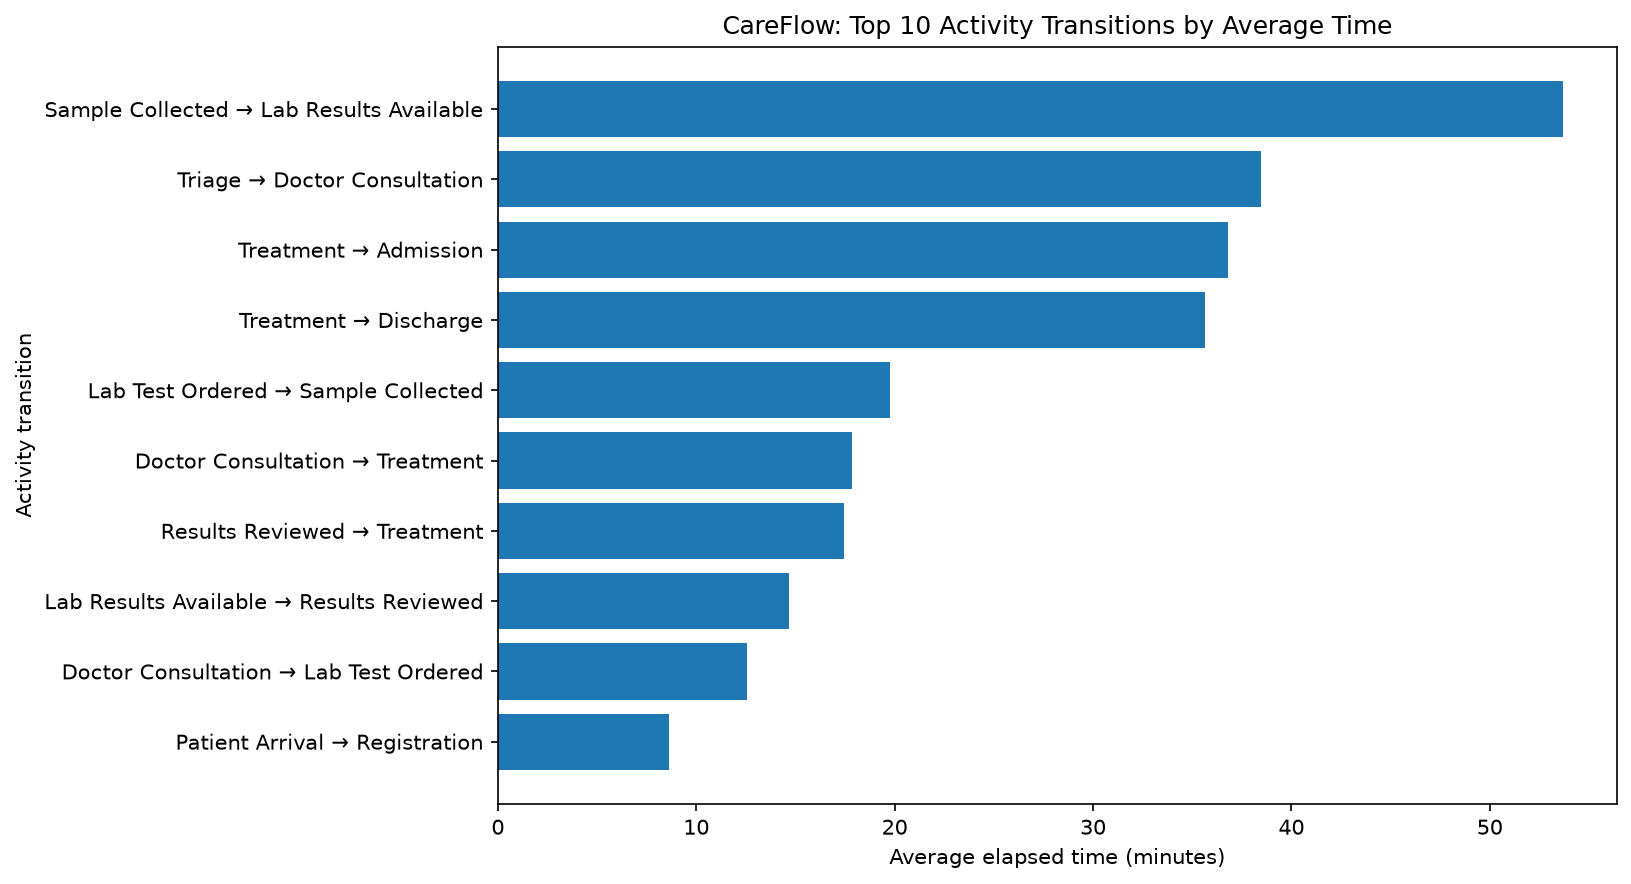

This chart was generated by the following Python code:
from pathlib import Path
import pandas as pd
import matplotlib.pyplot as plt

DATA_DIR = Path(__file__).resolve().parent

# Load the activity transition summary
summary = pd.read_csv(DATA_DIR / "waiting_time_summary.csv")

# Select the 10 transitions with the highest average times
top = summary.nlargest(10, "average_minutes").copy()

# Create readable transition labels
top["transition"] = (
    top["previous_activity"].astype(str)
    + " → "
    + top["activity"].astype(str)
)

# Plot the results
top = top.sort_values("average_minutes")

plt.figure(figsize=(11, 6))
plt.barh(top["transition"], top["average_minutes"])
plt.xlabel("Average elapsed time (minutes)")
plt.ylabel("Activity transition")
plt.title("CareFlow: Top 10 Activity Transitions by Average Time")
plt.tight_layout()

# Save the chart
output_file = DATA_DIR / "waiting_time_chart.png"
plt.savefig(output_file, dpi=150, bbox_inches="tight")
plt.show()

print(f"Chart saved to: {output_file}")
